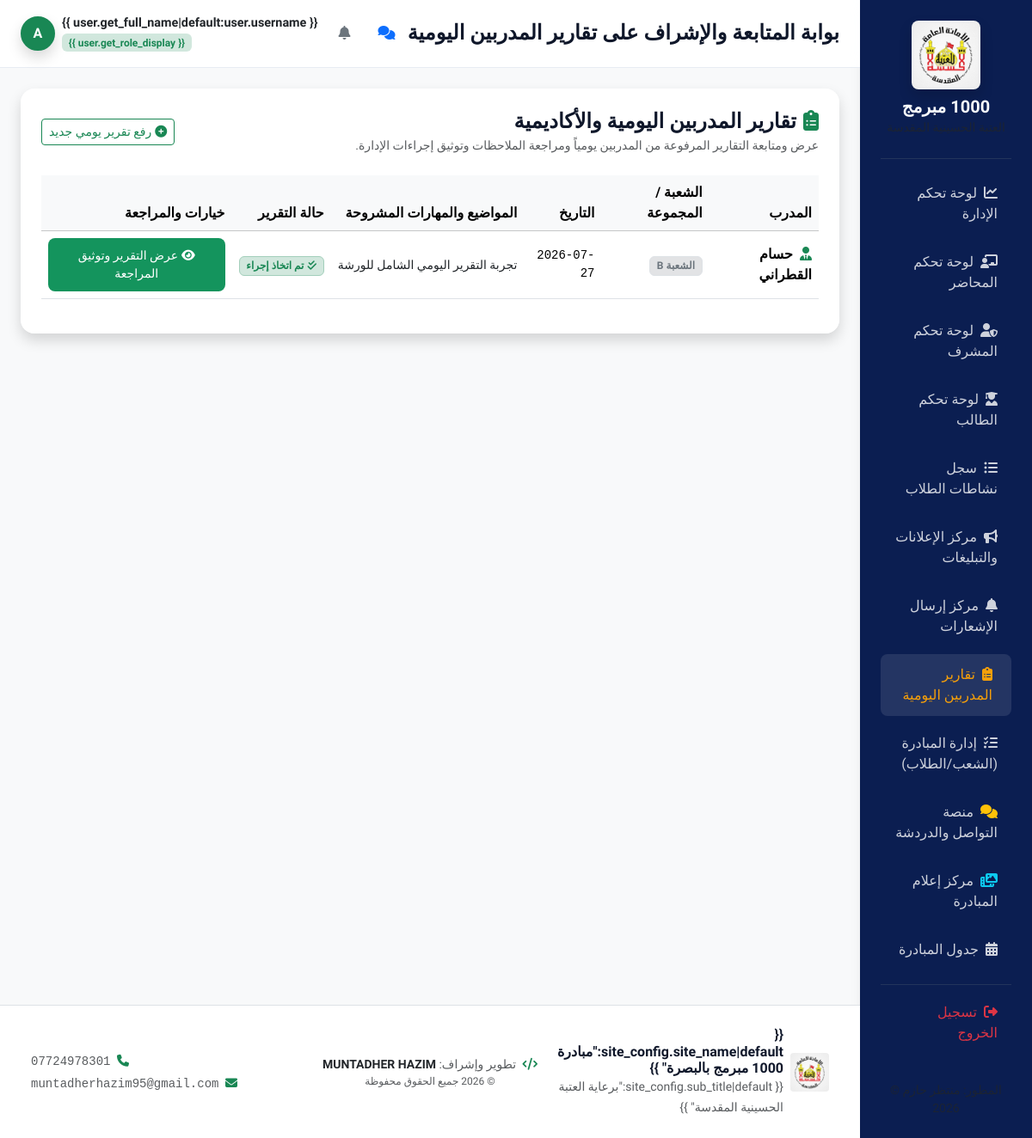
The app's page /reports/daily/list/ (signed in), older data.
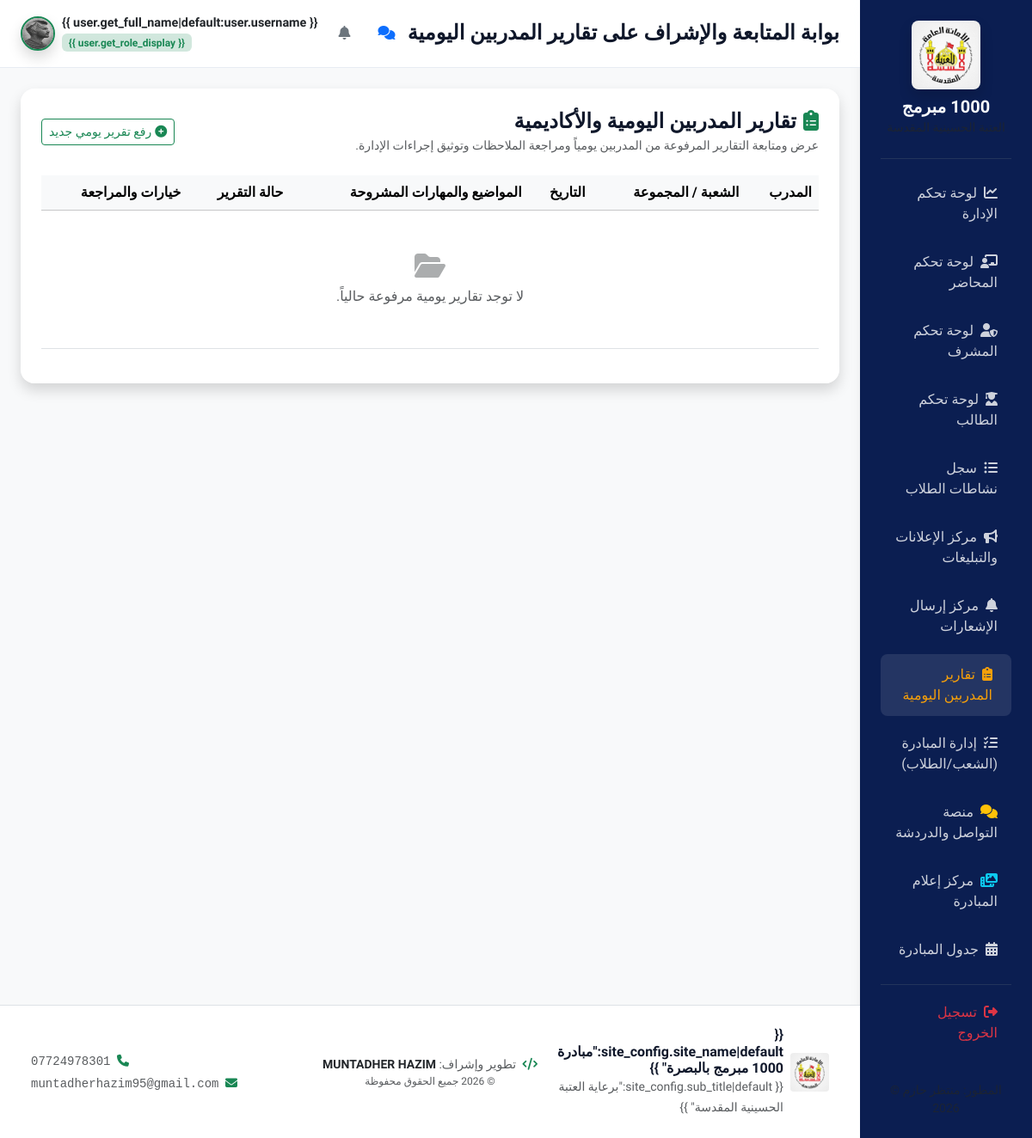
The same page, newer data.
### apps/users/models.py (models this page shows, shortened)
class CustomUser(AbstractUser):
    class Role(models.TextChoices):
        SUPER_ADMIN = 'super_admin', 'مسؤول النظام (Super Admin)'
        DIRECTOR = 'director', 'مدير المبادرة'
        TRAINING_OFFICER = 'training_officer', 'مسؤول التدريب'
        SUPERVISOR = 'supervisor', 'المشرف'
        LECTURER = 'lecturer', 'المحاضر'
        TRAINEE = 'trainee', 'المتدرب'
        VISITOR = 'visitor', 'الزائر'
    role = models.CharField(
        max_length=20,
        choices=Role.choices,
        default=Role.VISITOR,
        verbose_name="الدور الوظيفي"
    )
    phone_number = models.CharField(max_length=15, blank=True, null=True, verbose_name="رقم الهاتف")
    national_id = models.CharField(max_length=20, blank=True, null=True, verbose_name="الرقم الوطني")
    avatar = models.ImageField(upload_to='avatars/', blank=True, null=True, verbose_name="الصورة الشخصية")
    gender = models.CharField(
        max_length=10,
        choices=[('male', 'ذكر'), ('female', 'أنثى')],
        default='male',
        verbose_name="الجنس"
    )
    class Meta:
        verbose_name = "المستخدم"
        verbose_name_plural = "المستخدمون"

### apps/courses/models.py (models this page shows, shortened)
class DailyReport(models.Model):
    class Status(models.TextChoices):
        PENDING = 'pending', 'قيد المراجعة'
        REVIEWED = 'reviewed', 'تم الاطلاع عليها'
        ACTION_TAKEN = 'action_taken', 'تم اتخاذ إجراء'
    instructor = models.ForeignKey(
        settings.AUTH_USER_MODEL,
        on_delete=models.CASCADE,
        related_name='daily_reports',
        verbose_name="المدرب/المحاضر"
    )
    group = models.ForeignKey(Group, on_delete=models.CASCADE, related_name='daily_reports', verbose_name="الشعبة / المجموعة")
    lecture = models.ForeignKey(Lecture, on_delete=models.SET_NULL, null=True, blank=True, related_name='reports', verbose_name="المحاضرة المرتبطة")
    report_date = models.DateField(default=timezone.now, verbose_name="تاريخ التقرير")
    topics_covered = models.TextField(verbose_name="المواضيع المشروحة والمهارات المغطاة")
    attendance_summary = models.CharField(max_length=255, blank=True, null=True, verbose_name="ملخص الحضور والالتزام")
    outstanding_students = models.TextField(blank=True, null=True, verbose_name="الطلاب المتميزون خلال اليوم")
    struggling_students = models.TextField(blank=True, null=True, verbose_name="الطلاب الذين يحتاجون متابعة أو دعم")
    challenges_and_notes = models.TextField(blank=True, null=True, verbose_name="التحديات والملاحظات العامة")
    status = models.CharField(max_length=20, choices=Status.choices, default=Status.PENDING, verbose_name="حالة التقرير")
    admin_feedback = models.TextField(blank=True, null=True, verbose_name="رد الملاحظات الإدارية")
    reviewed_by = models.ForeignKey(
        settings.AUTH_USER_MODEL,
        on_delete=models.SET_NULL,
        null=True,
        blank=True,
        related_name='reviewed_reports',
        verbose_name="المراجع الإداري"
    )
    created_at = models.DateTimeField(auto_now_add=True, verbose_name="تاريخ الإرسال")
    class Meta:
        verbose_name = "التقرير اليومي للمدرب"
        verbose_name_plural = "تقارير المدربين اليومية"
        ordering = ['-created_at']

class Group(models.Model):
    class Status(models.TextChoices):
        ACTIVE = 'active', 'نشطة'
        COMPLETED = 'completed', 'مكتملة'
        PAUSED = 'paused', 'متوقفة مؤقتاً'
    name = models.CharField(max_length=100, verbose_name="اسم المجموعة")
    code = models.CharField(max_length=50, unique=True, verbose_name="رمز المجموعة")
    course = models.ForeignKey(Course, on_delete=models.CASCADE, related_name='groups', verbose_name="الدورة")
    instructor = models.ForeignKey(
        settings.AUTH_USER_MODEL,
        on_delete=models.SET_NULL,
        null=True,
        blank=True,
        limit_choices_to={'role': 'lecturer'},
        related_name='instructor_groups',
        verbose_name="المدرب/المحاضر"
    )
    supervisor = models.ForeignKey(
        settings.AUTH_USER_MODEL,
        on_delete=models.SET_NULL,
        null=True,
        blank=True,
        limit_choices_to={'role': 'supervisor'},
        related_name='supervisor_groups',
        verbose_name="المشرف"
    )
    classroom = models.CharField(max_length=100, verbose_name="القاعة الدراسية")
    days = models.CharField(max_length=200, verbose_name="أيام التدريب") # e.g. "الأحد، الثلاثاء، الخميس"
    start_time = models.TimeField(verbose_name="وقت البدء")
    end_time = models.TimeField(verbose_name="وقت الانتهاء")
    status = models.CharField(max_length=15, choices=Status.choices, default=Status.ACTIVE, verbose_name="حالة المجموعة")
    class Meta:
        verbose_name = "المجموعة التدريبية"
        verbose_name_plural = "المجموعات التدريبية"

### apps/portal/views.py (the view)
# urls.py: path('reports/daily/list/', views.daily_reports_list_view, name='daily_reports_list'),
@login_required
def daily_reports_list_view(request):
    if request.user.role not in [CustomUser.Role.SUPER_ADMIN, CustomUser.Role.DIRECTOR, CustomUser.Role.SUPERVISOR, CustomUser.Role.LECTURER]:
        raise Http404("غير مصرح بالدخول.")
    from apps.courses.models import DailyReport
    if request.user.role in [CustomUser.Role.SUPER_ADMIN, CustomUser.Role.DIRECTOR]:
        reports = DailyReport.objects.select_related('instructor', 'group', 'lecture', 'reviewed_by').all()
    elif request.user.role == CustomUser.Role.SUPERVISOR:
        reports = DailyReport.objects.select_related('instructor', 'group', 'lecture', 'reviewed_by').filter(
            Q(group__supervisor=request.user) | Q(instructor=request.user)
        )
    else:
        reports = DailyReport.objects.select_related('instructor', 'group', 'lecture', 'reviewed_by').filter(
            instructor=request.user
        )
    context = {
        'reports': reports,
    }
    return render(request, 'portal/daily_reports_list.html', context)

### apps/portal/context_processors.py (called while the page is built)
def site_settings(request):
    config = SiteConfiguration.objects.first()
    if not config:
        config = SiteConfiguration.objects.create()
    context = {
        'site_config': config,
        'unread_notifications_count': 0,
        'all_notifications': []
    }
    if request.user.is_authenticated:
        unread = request.user.notifications.filter(is_read=False)
        context['unread_notifications_count'] = unread.count()
        context['all_notifications'] = request.user.notifications.all()[:10]
    return context

### templates/portal/daily_reports_list.html (shortened to what the changed rows need)
{% extends 'base.html' %}
{% block content %}
<div class="row g-4" @keydown.escape.window="showReviewModal = false" x-data="{
    showReviewModal: false,
    reviewReportId: '',
    reviewInstructorName: '',
    reviewGroupName: '',
    reviewDate: '',
    reviewTopics: '',
    reviewAttendance: '',
    reviewOutstanding: '',
    reviewStruggling: '',
    reviewChallenges: '',
    reviewFeedback: '',
    reviewStatus: 'reviewed'
}">
    <div class="col-12">
        <div class="glass-card p-4 border-0 shadow">
            <div class="table-responsive">
                <table class="table table-hover align-middle">
                    <thead class="table-light">
                        <tr>
                            <th>المدرب</th>
                            <th>الشعبة / المجموعة</th>
                            <th>التاريخ</th>
                            <th>المواضيع والمهارات المشروحة</th>
                            <th>حالة التقرير</th>
                            <th>خيارات والمراجعة</th>
                        </tr>
                    </thead>
                    <tbody>
                        {% for report in reports %}
                        <tr>
                            <td class="fw-bold">
                                <i class="fas fa-user-tie me-1 text-success"></i>
                                {{ report.instructor.get_full_name|default:report.instructor.username }}
                            </td>
                            <td><span class="badge bg-secondary-subtle text-secondary border">{{ report.group.name }}</span></td>
                            <td class="font-monospace small">{{ report.report_date|date:"Y-m-d" }}</td>
                            <td style="max-width: 300px;">
                                <p class="text-dark small m-0 text-truncate" title="{{ report.topics_covered }}">{{ report.topics_covered }}</p>
                            </td>
                            <td>
                                {% if report.status == 'pending' %}
                                    <span class="badge bg-warning-subtle text-warning border border-warning-subtle"><i class="fas fa-hourglass-half me-1"></i>قيد المراجعة</span>
                                {% elif report.status == 'reviewed' %}
                                    <span class="badge bg-info-subtle text-info border border-info-subtle"><i class="fas fa-check-circle me-1"></i>تم الاطلاع عليه</span>
                                {% else %}
                                    <span class="badge bg-success-subtle text-success border border-success-subtle"><i class="fas fa-check-double me-1"></i>تم اتخاذ إجراء</span>
                                {% endif %}
                            </td>
                            <td>
                                <button type="button" class="btn btn-sm btn-primary-custom" @click="
                                    reviewReportId = '{{ report.id }}';
                                    reviewInstructorName = '{{ report.instructor.get_full_name|default:report.instructor.username|escapejs }}';
                                    reviewGroupName = '{{ report.group.name|escapejs }}';
                                    reviewDate = '{{ report.report_date|date:'Y-m-d' }}';
                                    reviewTopics = '{{ report.topics_covered|escapejs }}';
                                    reviewAttendance = '{{ report.attendance_summary|default:''|escapejs }}';
                                    reviewOutstanding = '{{ report.outstanding_students|default:''|escapejs }}';
                                    reviewStruggling = '{{ report.struggling_students|default:''|escapejs }}';
                                    reviewChallenges = '{{ report.challenges_and_notes|default:''|escapejs }}';
                                    reviewFeedback = '{{ report.admin_feedback|default:''|escapejs }}';
                                    reviewStatus = '{{ report.status }}';
                                    showReviewModal = true;
                                ">
                                    <i class="fas fa-eye me-1"></i>عرض التقرير وتوثيق المراجعة
                                </button>
                            </td>
                        </tr>
                        {% empty %}
                        <tr>
                            <td colspan="6" class="text-center py-5 text-muted">
                                <i class="fas fa-folder-open fs-2 d-block mb-2 opacity-50"></i>
                                لا توجد تقارير يومية مرفوعة حالياً.
                            </td>
                        </tr>
                        {% endfor %}
                    </tbody>
                </table>
            </div>
        </div>
    </div>
</div>
{% endblock %}

### templates/base.html (shortened to what the changed rows need)
<!DOCTYPE html>
<html lang="ar" dir="rtl">
<head>
    <link rel="stylesheet" href="https://cdn.jsdelivr.net/npm/bootstrap@5.3.3/dist/css/bootstrap.rtl.min.css"
>
    <link rel="stylesheet" href="https://cdnjs.cloudflare.com/ajax/libs/font-awesome/6.5.1/css/all.min.css">
    <link rel="stylesheet" href="/static/css/styles.css">
    <link href="https://cdn.jsdelivr.net/npm/fullcalendar@6.1.11/index.global.min.css" rel="stylesheet">
    <link href="https://cdn.jsdelivr.net/npm/tom-select@2.3.1/dist/css/tom-select.bootstrap5.min.css" rel="stylesheet">
</head>
<body class="bg-light">
    <div class="d-flex min-vh-100 flex-column flex-md-row">
        <div class="flex-grow-1 d-flex flex-column" style="min-width: 0;">
            <nav class="navbar top-navbar navbar-expand-lg px-4 py-3 sticky-top">
                <div class="container-fluid p-0 d-flex justify-content-between align-items-center">
                    <div class="d-flex align-items-center gap-3">
                        {% if user.is_authenticated %}
                        <div class="dropdown">
                            <button
                                class="btn btn-link text-decoration-none d-flex align-items-center gap-2 p-0 border-0"
                                type="button" data-bs-toggle="dropdown" aria-expanded="false">
                                <div class="text-end d-none d-sm-block">
                                    <p class="m-0 fw-bold text-dark" style="font-size: 0.9rem;">{{
                                        user.get_full_name|default:user.username }}</p>
                                    <span class="badge bg-success-subtle text-success" style="font-size: 0.75rem;">{{
                                        user.get_role_display }}</span>
                                </div>
                                {% if user.avatar %}
                                <img src="{{ user.avatar.url }}"
                                    class="rounded-circle border border-2 border-success shadow" width="40" height="40"
                                    alt="Avatar">
                                {% else %}
                                <div class="bg-success text-white rounded-circle d-flex align-items-center justify-content-center shadow border border-2 border-success fw-bold"
                                    style="width: 40px; height: 40px;">
                                    {{ user.username|slice:":1"|upper }}
                                </div>
                                {% endif %}
                            </button>
                        </div>
                        {% else %}
                        <a href="{% url 'portal:login' %}" class="btn btn-primary-custom px-4">تسجيل الدخول</a>
                        {% endif %}
                    </div>
                </div>
            </nav>
            <main class="flex-grow-1 p-4">
                <div class="container-fluid p-0">
                    {% block content %}{% endblock %}
                </div>
            </main>
        </div>
    </div>
</body>
</html>

Row changes from the older to the newer data that the page shows:
removed DailyReport: instructor.get_full_name "حسام القطراني", group.name "الشعبة B", report_date "2026-07-27", topics_covered "تجربة التقرير اليومي الشامل للورشة", status "action_taken" (drawn)
changed CustomUser: avatar: picture added; username "A" → (not shown)
Text that changed along with them:
text now shown: "لا توجد تقارير يومية مرفوعة حالياً."
